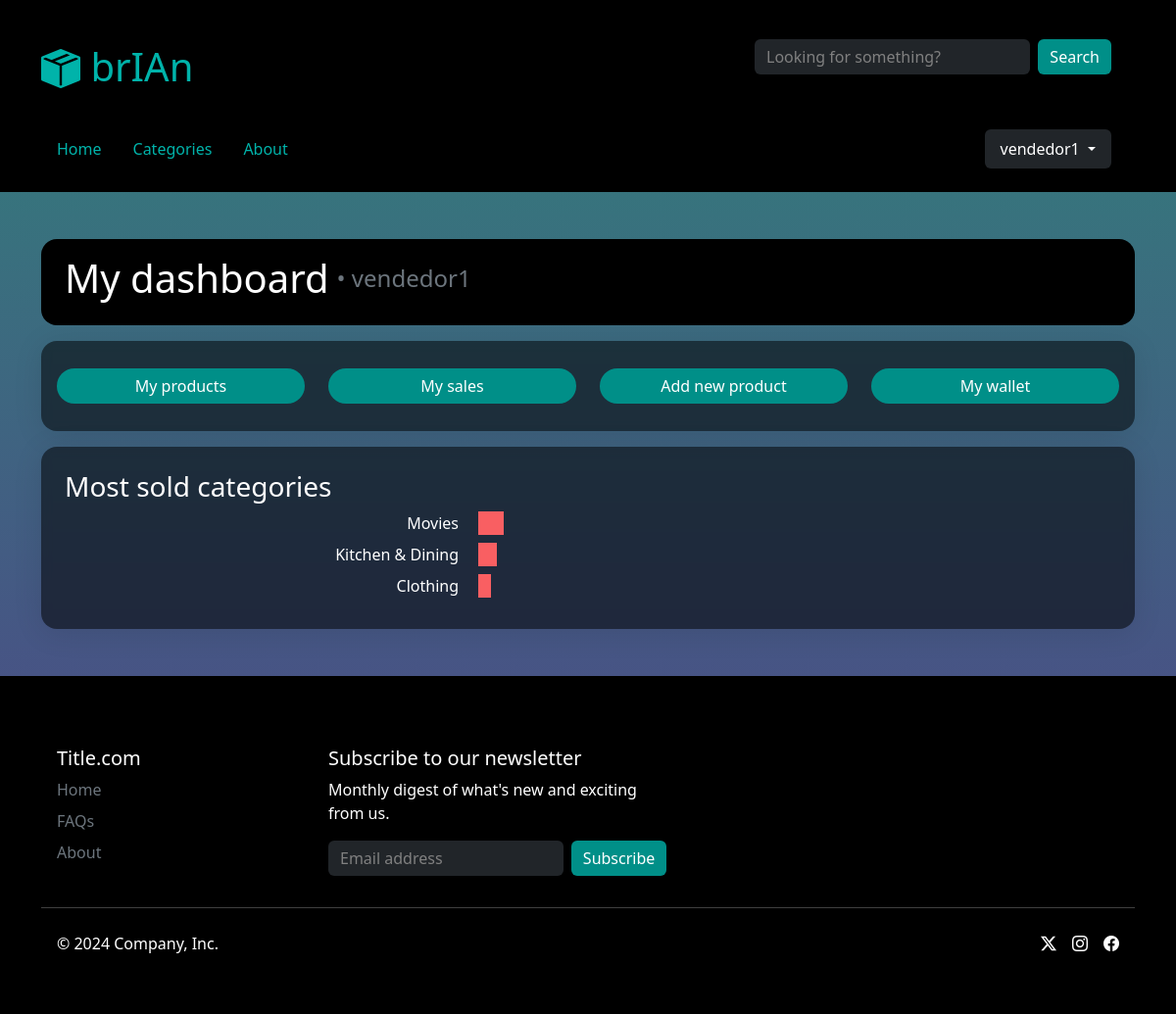
/seller (signed in), run on the app's committed database.
### delivery/models.py (models this page shows)
class Category(models.Model):
    id = models.AutoField(primary_key=True)
    name = models.CharField(max_length=255)
    class Meta:
        db_table = "category"
        verbose_name_plural = "categories"

### delivery/views.py (the view)
# urls.py: path("seller", views.seller, name="seller"),
@login_required
def seller(request):
    context = get_layout_context(request)
    sales = Order.objects.filter(seller = request.user)
    sold_categories = {}
    for sale in sales:
        for item in OrderItem.objects.filter(order = sale):
            if item.product.category not in sold_categories.keys():
                sold_categories.update({(item.product.category): 0})
            sold_categories[item.product.category] += item.quant
    sold_categories = sorted(sold_categories.items(), key=lambda x: -x[1])
    context.update({"sold_categories": sold_categories})
    for cat in sold_categories:
        print(cat[0].name, cat[1])
    return render(request, "seller/seller.html", context)

### delivery/utilities/functions.py (called while the page is built)
def get_layout_context(request):
    try:
        type = UserInfo.objects.get(user_id=request.user.id).type
    except:
        type = None
    categories = Category.objects.all().order_by('name')
    context = {'type': type, 'categories': categories}
    return context

### delivery/templates/seller/seller.html (shortened to what this page needs)
{% extends "layout.html" %}
{% load static %}
{% block body %}
<div class="container text-light">
    <div class="bg-black p-3 px-4 rounded-4 mb-3">
        <span class="d-flex col-8 col-sm-12 align-items-center">
            <h1>My dashboard</h1>
            <h4 class="mx-2 text-secondary">&bull; {{ user }}</h4>
        </span>
    </div>
    <div class="col-12 mb-3">
        <div class="glass rounded-4 p-3 py-4 w-100">
            <div class="row">
                <span class="col-6 col-lg-3 my-1">
                    <a href="{% url 'my_products' %}" class="btn btn-theme rounded-pill w-100">My products</a>
                </span>
                <span class="col-6 col-lg-3 my-1">
                    <a href="{% url 'my_sales' %}" class="btn btn-theme rounded-pill w-100">My sales</a>
                </span>
                <span class="col-6 col-lg-3 my-1">
                    <a href="{% url 'add_product' %}" class="btn btn-theme rounded-pill w-100">Add new product</a>
                </span>
                <span class="col-6 col-lg-3 my-1">
                    <a href="{% url 'my_wallet' %}" class="btn btn-theme rounded-pill w-100">My wallet</a>
                </span>
            </div>
        </div>
    </div>
    <div class="col-12 mb-3">
        <div class="glass rounded-4 p-4">
        <h3>Most sold categories</h3>
            {% for category, quant in sold_categories|slice:"0:3" %}
                <div class="bar-container row my-2">
                    <div class="col">
                        <span>{{ category.name }}</span>
                    </div>
                    <div class="col">
                        <div class="bar text-end">
                            <div name="bar" class="progress-bar"></div>
                        </div>
                    </div>
                </div>
            {% endfor %}
        </div>
    </div>
</div>
{% endblock %}

### delivery/templates/layout.html (shortened to what this page needs)
{% load static %}
<!DOCTYPE html>
<html lang="en">
    <head>
        <link href="https://cdn.jsdelivr.net/npm/bootstrap@5.3.3/dist/css/bootstrap.min.css" rel="stylesheet">
        <link rel="stylesheet" href="https://cdn.jsdelivr.net/npm/bootstrap-icons@1.11.3/font/bootstrap-icons.min.css">
        <link rel="stylesheet" href="{% static 'style.css' %}">
    </head>
    <body>
        <div class="bg-black">
            <div id="header" class="container d-flex align-items-center py-4 mb-5">
                <div class="row w-100">
                    <div class="d-flex justify-content-between border-bottom border-secondary py-3 mb-2">
                        <a class="nav-link nav-link d-flex align-items-end" href="{% url 'index' %}">
                            <i class="bi bi-box-seam-fill text-theme fs-1"></i>
                            <h1 class="text-theme">&nbsp;brIAn</h1>
                        </a>
                        <div class="col-8 col-md-6 col-lg-4">
                            <form action="" class="d-flex">
                                <input class="form-control bg-dark text-light border-0" type="text" id="search" placeholder="Looking for something?">
                                <input class="btn btn-theme ms-2" type="submit" value="Search">
                            </form>
                        </div>
                    </div>
                    <div class="d-flex justify-content-between mt-2">
                        <ul class="nav">
                        <li>
                            <a class="nav-link link-theme" href="{% url 'index' %}">Home</a>
                        </li>
                        <li>
                            <a class="nav-link link-theme" href="{% url 'categories_filter' category_id=0 %}">Categories</a>
                        </li>
                        <li>
                            <a class="nav-link link-theme" href="">About</a>
                        </li>
                        </ul>
                        <div>
                            {% if user.is_authenticated %}
                                <div class="dropdown">
                                <button class="btn btn-dark dropdown-toggle border px-3 py-2" type="button" data-bs-toggle="dropdown" aria-expanded="false">
                                    {{ user.username }}
                                </button>
                                </div>
                            {% else %}
                                Not signed in.
                            {% endif %}
                        </div>
                    </div>
                </div>
            </div>
        </div>
        {% block body %}
        {% endblock %}
        <div class="bg-black">
            <footer class="container mt-5 pb-1 pt-5">
                <div class="row mt-4 px-3">
                    <div class="col-md-3 mb-3 d-flex d-md-block gap-4">
                        <h5>Title.com</h5>
                        <ul class="nav gap-4 d-md-block">
                            <li class="nav-item mb-2"><a href="{% url 'index' %}" class="nav-link p-0 link link-secondary">Home</a></li>
                            <li class="nav-item mb-2"><a href="#" class="nav-link p-0 link link-secondary">FAQs</a></li>
                            <li class="nav-item mb-2"><a href="#" class="nav-link p-0 link link-secondary">About</a></li>
                        </ul>
                    </div>
                    <div class="col-md-8 mb-3 col-lg-4">
                        <form>
                            <h5>Subscribe to our newsletter</h5>
                            <p>Monthly digest of what's new and exciting from us.</p>
                            <div class="d-flex flex-column flex-sm-row w-100 gap-2">
                                <input id="newsletter1" type="text" class="form-control bg-dark text-light" placeholder="Email address">
                                <button class="btn btn-theme" type="button">Subscribe</button>
                            </div>
                        </form>
                    </div>
                </div>
                <hr>
                <div class="d-flex justify-content-between p-3 pt-0 my-4">
                    <p>© 2024 Company, Inc.</p>
                    <ul class="list-unstyled d-flex">
                        <li class="ms-3"><a class="link-body-emphasis" href="#"><i class="bi bi-twitter-x"></i></a></li>
                        <li class="ms-3"><a class="link-body-emphasis" href="#"><i class="bi bi-instagram"></i></a></li>
                        <li class="ms-3"><a class="link-body-emphasis" href="#"><i class="bi bi-facebook"></i></a></li>
                    </ul>
                </div>
            </footer>
        </div>
    </body>
</html>

### delivery/static/style.css (style rules this page uses)
:root { --text-color: rgb(0, 179, 170); --link-hover-color: rgb(97, 255, 247); --btn-color: rgb(0, 143, 136); --bs-border-color: none; }
body { background-image: linear-gradient(rgb(49, 128, 122), rgb(82, 62, 138)); background-attachment: fixed; }
*, h1, h3 { color: white; }
.form-control::placeholder { color: gray; }
.glass { background: rgba(0, 0, 0, 0.54); box-shadow: 0 4px 30px rgba(0, 0, 0, 0.1); backdrop-filter: blur(5px); -webkit-backdrop-filter: blur(5px); }
.text-theme { color: var(--text-color) !important; }
.btn-theme { background-color: var(--btn-color) !important; border: none; color: white; }
.link-theme { color: var(--text-color) !important; }
.bar-container { display: flex; justify-content: center; flex: 1; }
.bar { height: 1.5em; overflow: hidden; position: relative; width: 54vw; }
.bar-container .col { display: flex; flex-direction: column; justify-content: center; align-content: center; text-align: right; padding: 0 10px; }
.progress-bar { left: 0; top: 0; min-height: 1.5em; position: absolute; background-color: #F95F62; animation: anim-lightspeed-in 1s ease forwards; transition: all .5s ease-in-out; }

### data on the page
Category: name "Movies"
Category: name "Kitchen & Dining"
Category: name "Clothing"

### other printed values
{{ user.username }} "vendedor1"
{{ user }} "vendedor1"
